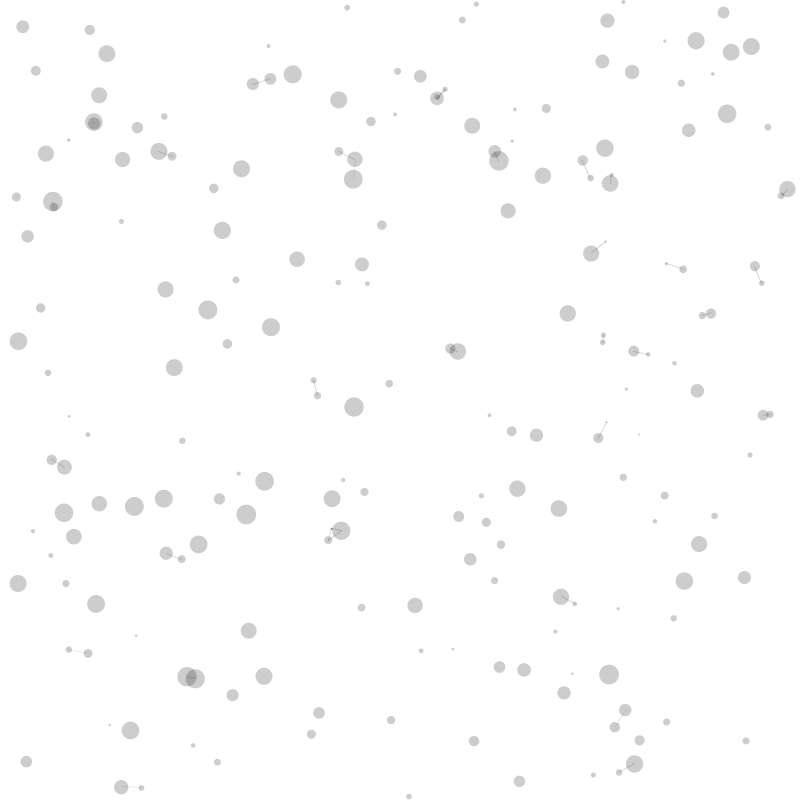
Frame 1 (no input)
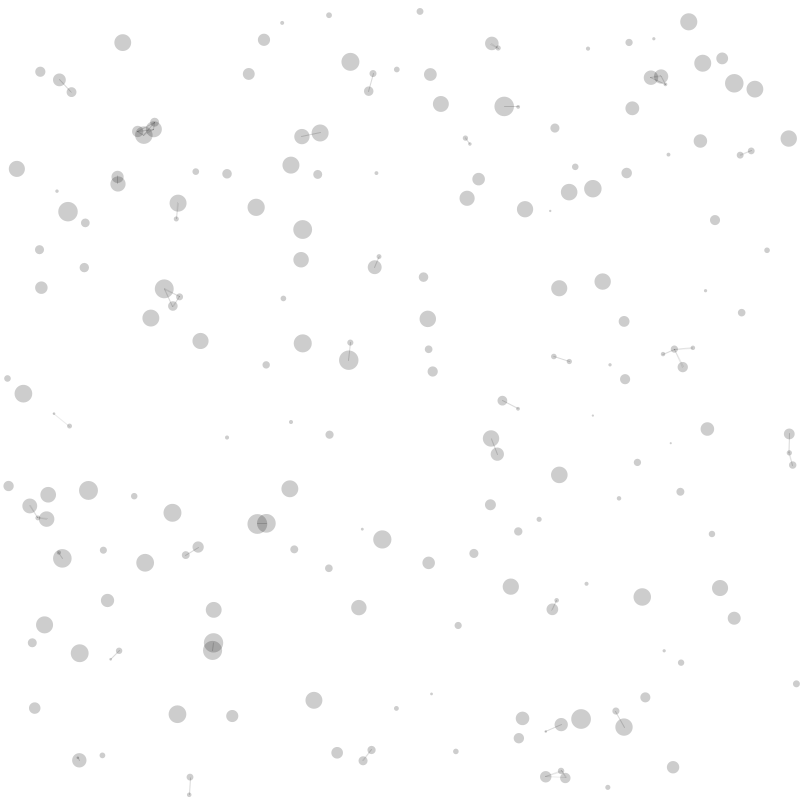
Frame 60 (the mouse pressed at the canvas centre just before this capture)
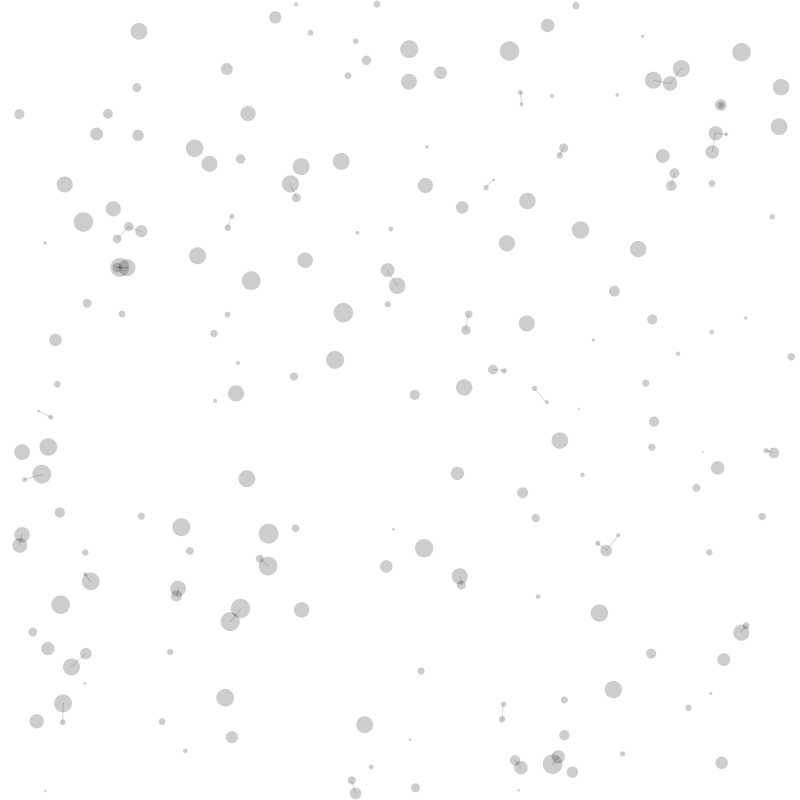
Frame 120 (the mouse held since frame 60 and released just before this capture)

The Processing sketch that drew these frames (run headless with seeded random() and noise(); from frame 60 on, the mouse is pressed at the canvas centre):

// Processing sketch: BouncingCircles
// ── BouncingCircles.pde
int maxCircle = 200;
float minDistance = 20;
Circle[] circles = new Circle[maxCircle];
 

void setup() {
  size(800, 800);
  smooth();
  for (int i = 0; i < maxCircle; i++) {
    circles[i] = new Circle();
  }
}
 

void draw() {
  background(255, 255);
  for (int i = 0; i < maxCircle; i++) {
    circles[i].update(); // No need to pass global variables as parameters...
 
    noFill();
    for (int j = 0; j < maxCircle; j++) {
      if (i == j)
        continue;
         
      // No need for a global variable here
      float distance = dist(circles[i].x, circles[i].y, circles[j].x, circles[j].y);
      if (distance < minDistance) {
        stroke(0, 20);
        line(circles[i].x, circles[i].y, circles[j].x, circles[j].y);
      }
    }

 
    circles[i].display();
  }
}
 
void mouseMoved() {
  for (int i = 0; i < maxCircle; i++) {
    float distance = dist(mouseX, mouseY, circles[i].x, circles[i].y);
 
    circles[i].x -= (mouseX - circles[i].x) / distance;
    circles[i].y -= (mouseX - circles[i].y) / distance;
 
    circles[i].checkBounds();
  }
}


class Circle {
  float x, y, vx, vy, r, speed;
 
  Circle() {  
   vx = random(-1, 1);
   vy = random(-1, 1);
   r = random(1, 10); // See below
   x = random(r, width - r);
   y = random(r, height - r);  
  }
 
  void checkBounds() {
    if (x < r || x > width - r) {
      vx *= -1;
      if (x < r) {
        x = r;
      } else {
        x = width - r;
      }
    }
    if (y <= r || y >= height - r) {
      vy *= -1;
      if (y < r) {
        y = r;
      } else {
        y = width - r;
      }
    }
  }
 
  void update() {
    x += vx;
    y += vy;
    checkBounds();
  }
 
  void display() {
    fill(0, 50);
    noStroke();
    // Ellipse takes a diameter, not a radius!
    ellipse(x, y, r * 2, r * 2);
  }
} 
